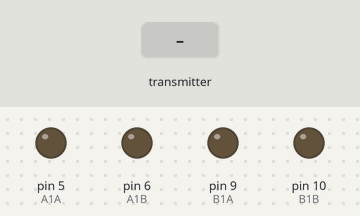
This sketch was run on a simulated Arduino Uno, built with avr-gcc and run on an emulated ATmega328P. On the bench: output pins drawn as LEDs (lit = HIGH). The test bench sets the inputs (shaded band). No radio packets arrive unless stated.

Above: at 1.2 s.
1.3 s: the transmitter starts sending j1PotY = 0
At 2.2 s:
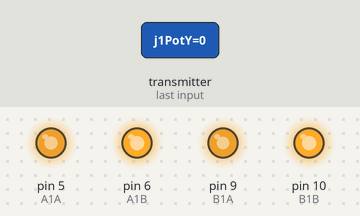
2.8 s: the transmitter starts sending j1PotX = 0
At 4.0 s:
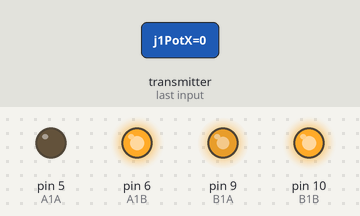
4.3 s: the transmitter starts sending j1PotX = 64
At 5.5 s:
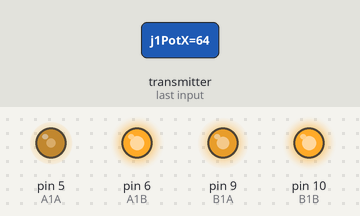
5.8 s: the transmitter starts sending j1PotY = 64
At 6.4 s:
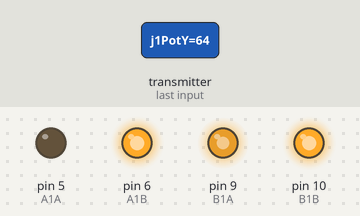
7.3 s: the transmitter starts sending j1PotX = 128
At 8.0 s:
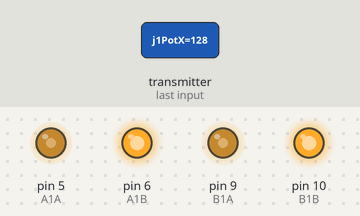
8.8 s: the transmitter starts sending j1PotY = 255
At 9.9 s:
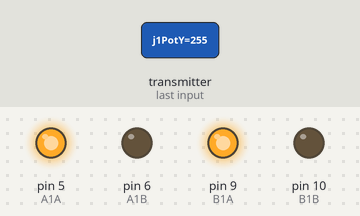
Timing chart, 0 to 11.3 s (numbered marks = the images above; inputs shaded):
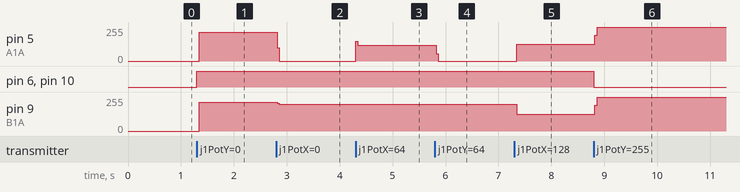

Measured:
- after the input at 1.3 s, pin 5 (A1A): 0/255 → 216/255 at once; pin 6 (A1B), pin 10 (B1B): LOW → HIGH at once; pin 9 (B1A): 0/255 → 215/255 at once
- after the input at 2.8 s, pin 5 (A1A): 216/255 → 0/255 at once; pin 9 (B1A): 215/255 → 202/255 at once
- after the input at 4.3 s, pin 5 (A1A): 0/255 → 118/255 at once
- after the input at 5.8 s, pin 5 (A1A): 118/255 → 0/255 at once
- after the input at 7.3 s, pin 5 (A1A): 0/255 → 124/255 at once; pin 9 (B1A): 202/255 → 125/255 at once
- after the input at 8.8 s, pin 5 (A1A): 124/255 → 255/255 at once; pin 6 (A1B), pin 10 (B1B): HIGH → LOW at once; pin 9 (B1A): 125/255 → 255/255 at once

The sketch:

rx_+_hbridge.ino
```cpp
// SimpleRx - the slave or the receiver

#include <SPI.h>
#include <nRF24L01.h>
#include <RF24.h>

#include <Wire.h>

#define CE_PIN   7
#define CSN_PIN 8

const byte address[6] = "00001";

RF24 radio(CE_PIN, CSN_PIN);

unsigned long lastReceiveTime = 0;
unsigned long currentTime = 0;

char dataReceived[10]; // this must match dataToSend in the TX
bool newData = false;

// H-bridge pins
const int A1A=5; //A1=right side motors
const int A1B=6;
const int B1A=9; //A2=left side motors
const int B1B=10;

// Max size of this struct is 32 bytes - NRF24L01 buffer limit
struct Data_Package {
  byte j1PotX;
  byte j1PotY;
  byte j1Button;

};

Data_Package data; //Create a variable with the above structure

int steering, throttle, stop;
int motorSpeedA = 0; // virtual mapping of the left side
int motorSpeedB = 0; // virtual mapping of the left side


void setup() {
  // put your setup code here, to run once:
  pinMode(A1A, OUTPUT);
  pinMode(A1B, OUTPUT);
  pinMode(B1A, OUTPUT);
  pinMode(B1B, OUTPUT);
  Serial.begin(9600);
  radio.begin();
  radio.openReadingPipe(0, address);
  radio.setAutoAck(false);
  radio.setDataRate(RF24_250KBPS);
  radio.setPALevel(RF24_PA_LOW);
  radio.startListening(); //  Set the module as receiver
  resetData();

}

void loop() {

  // Check whether there is data to be received
  if (radio.available()) {
    radio.read(&data, sizeof(Data_Package)); // Read the whole data and store it into the 'data' structure
    lastReceiveTime = millis(); // At this moment we have received the data

  }
  // Check whether we keep receving data, or we have a connection between the two modules
  currentTime = millis();
  if ( currentTime - lastReceiveTime > 1000 ) { // If current time is more then 1 second since we have recived the last data, that means we have lost connection
    resetData(); // If connection is lost, reset the data. It prevents unwanted behavior, for example if a drone has a throttle up and we lose connection, it can keep flying unless we reset the values
  }
  // Print the data in the Serial Monitor

  throttle = data.j1PotY;
  steering = data.j1PotX;
  stop = data.j1Button;
// Throttle used for forward and backward control
  // Joystick values: 0 to 255; down = 0; middle = 127; up = 255
  if (throttle > 140) {
    // Set Motors A backward
    digitalWrite(A1A, HIGH);
    digitalWrite(A1B, LOW);
    // Set Motors B backward
    digitalWrite(B1A, HIGH);
    digitalWrite(B1B, LOW);
    // Convert the declining throttle readings for going forward from 140 to 255 into 0 to 255 value for the PWM signal for increasing the motor speed
    motorSpeedA = map(throttle, 140, 255, 70, 255); //raise the 0 to 70 to speed up the motors?
    motorSpeedB = map(throttle, 140, 255, 70, 255);

  }
  else if (throttle < 110) {
    // Set Motor A forward
    digitalWrite(A1A, LOW);
    digitalWrite(A1B, HIGH);
    // Set Motor B forward
    digitalWrite(B1A, LOW);
    digitalWrite(B1B, HIGH);
    // Convert the increasing throttle readings for going backward from 110 to 0 into 0 to 255 value for the PWM signal for increasing the motor speed
    motorSpeedA = map(throttle, 110, 0, 70, 255);
    motorSpeedB = map(throttle, 110, 0, 70, 255);

  }
  // If joystick stays in middle the motors are not moving.
  else {
    motorSpeedA = 0; // These values need tuning.
    motorSpeedB = 0;

  }
  // Steering used for left and right control
  if (steering < 110) {
    // Convert the declining steering readings from 140 to 255 into increasing 0 to 255 value
    int xMapped = map(steering, 110, 0, 0, 255);
    // Move to left - decrease left motors (A) speed, increase right motors (B) speed
    motorSpeedA = motorSpeedA - xMapped;
    motorSpeedB = motorSpeedB + xMapped;

    // Confine the range from 0 to 255
    if (motorSpeedA< 0) {
      motorSpeedA = 0;
    }
    if (motorSpeedB > 255) {
      motorSpeedB = 255;
    }

  }
  if (steering > 140) {
    // Convert the increasing steering readings from 110 to 0 into 0 to 255 value
    int xMapped = map(steering, 140, 255, 0, 255);
    // Move right - decrease right motors speed (A), increase left motors (B) speed
    motorSpeedA = motorSpeedA + xMapped;

    motorSpeedB = motorSpeedB - xMapped;

    // Confine the range from 0 to 255
    if (motorSpeedA > 255) {
      motorSpeedA = 255;
    }
    if (motorSpeedB < 0) {
      motorSpeedB = 0;
    }

  }
  //Prevent buzzing at low speeds (Adjust according to your motors. My motors couldn't start moving if PWM value was below value of 70)
  if (motorSpeedA < 70) {
    motorSpeedA = 0;
  }
  if (motorSpeedB < 70) {
    motorSpeedB = 0;
  }


  analogWrite(A1A, motorSpeedA); // Send PWM signal to motor A
  analogWrite(B1A, motorSpeedB); // Send PWM signal to motor A

  // Serial.print("j1PotX: ");
  // Serial.println(data.j1PotX);
  // Serial.print("; j1PotY: ");
  // Serial.println(data.j1PotY);
}


void resetData() {
  // Reset the values when there is no radio connection - Set initial default values
  data.j1PotX = 127;
  data.j1PotY = 127;
  data.j1Button = 1;
}
```
